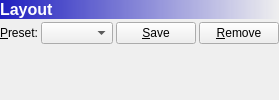
       <widget class="QWidget" name="layoutPage">
        <layout class="QVBoxLayout" name="verticalLayout_11">
         <property name="spacing">
          <number>3</number>
         </property>
         <property name="margin">
          <number>0</number>
         </property>
         <item>
          <widget class="QLabel" name="layoutPageTitle">
           <property name="font">
            <font>
             <pointsize>12</pointsize>
             <weight>75</weight>
             <bold>true</bold>
            </font>
           </property>
           <property name="styleSheet">
            <string notr="true">background-color: qlineargradient(spread:pad, x1:0, y1:0, x2:1, y2:0, stop:0 rgba(32, 32, 192, 255), stop:1 rgba(255, 255, 255, 0));
color: rgb(255, 255, 255);</string>
           </property>
           <property name="text">
            <string>Layout</string>
           </property>
           <property name="margin">
            <number>3</number>
           </property>
          </widget>
         </item>
         <item>
          <layout class="QHBoxLayout" name="horizontalLayout_7">
           <property name="spacing">
            <number>3</number>
           </property>
           <item>
            <widget class="QLabel" name="layoutPresetLabel">
             <property name="sizePolicy">
              <sizepolicy hsizetype="Maximum" vsizetype="Preferred">
               <horstretch>0</horstretch>
               <verstretch>0</verstretch>
              </sizepolicy>
             </property>
             <property name="text">
              <string>&amp;Preset:</string>
             </property>
             <property name="buddy">
              <cstring>layoutPresetList</cstring>
             </property>
            </widget>
           </item>
           <item>
            <widget class="QComboBox" name="layoutPresetList"/>
           </item>
           <item>
            <widget class="QPushButton" name="layoutPresetSave">
             <property name="sizePolicy">
              <sizepolicy hsizetype="Maximum" vsizetype="Fixed">
               <horstretch>0</horstretch>
               <verstretch>0</verstretch>
              </sizepolicy>
             </property>
             <property name="text">
              <string>&amp;Save</string>
             </property>
            </widget>
           </item>
           <item>
            <widget class="QPushButton" name="layoutPresetRemove">
             <property name="sizePolicy">
              <sizepolicy hsizetype="Maximum" vsizetype="Fixed">
               <horstretch>0</horstretch>
               <verstretch>0</verstretch>
              </sizepolicy>
             </property>
             <property name="text">
              <string>&amp;Remove</string>
             </property>
            </widget>
           </item>
          </layout>
         </item>
         <item>
          <spacer name="verticalSpacer_3">
           <property name="orientation">
            <enum>Qt::Vertical</enum>
           </property>
           <property name="sizeHint" stdset="0">
            <size>
             <width>20</width>
             <height>40</height>
            </size>
           </property>
          </spacer>
         </item>
        </layout>
       </widget>
